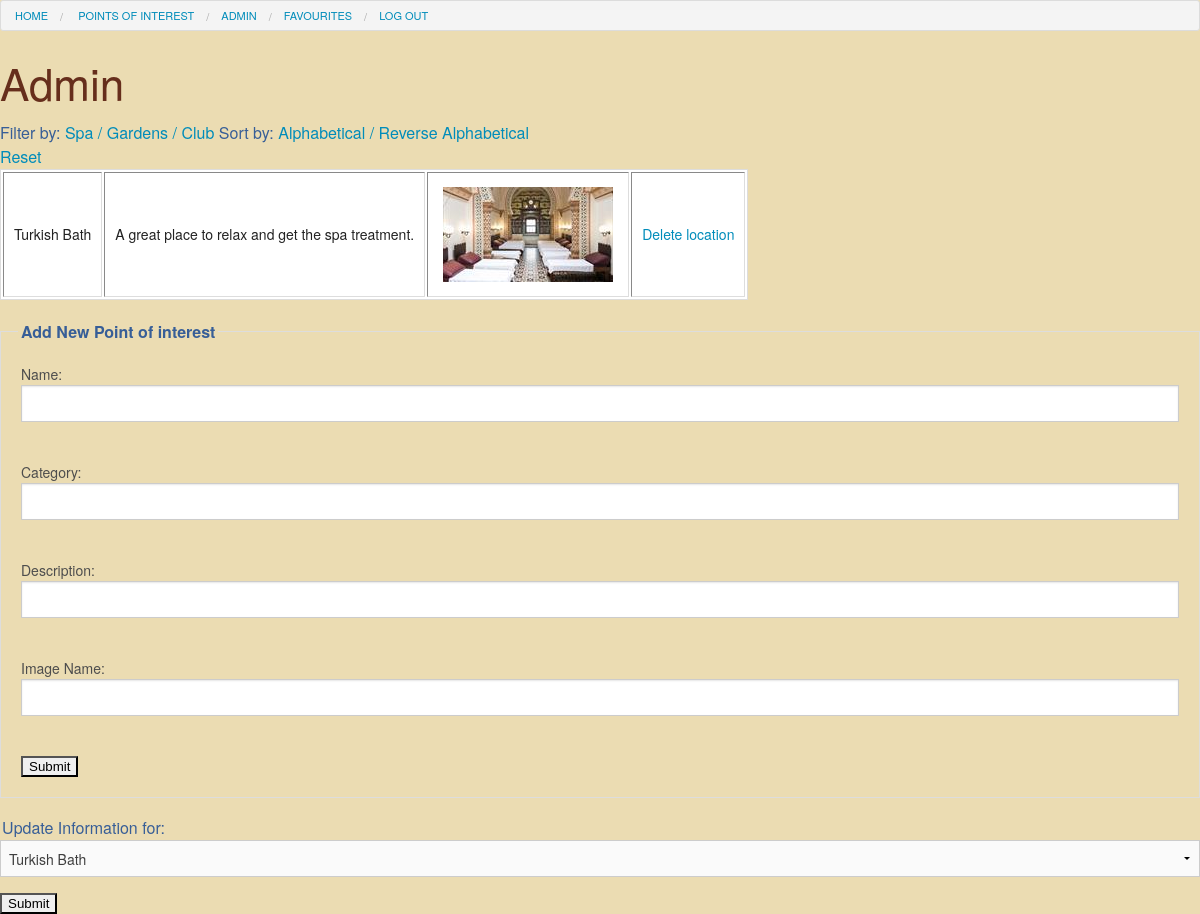
The page /admin.php?cat=Spa (signed in) on the database its author committed.
### admin.php (the view, shortened to what this page needs)
<link rel="stylesheet" href="css/foundation.css" />
<link rel="stylesheet" href="css/main.css" />
<?php
include 'init.php';
if ($_SESSION['admin']==1){
echo "<h1>Admin</h1>";
echo " Filter by:";
?>
<a href="admin.php?cat=Spa"> Spa</a>
<a href="admin.php?cat=Gardens"> / Gardens</a>
<a href="admin.php?cat=Club"> / Club</a>
<?php echo " Sort by:"; ?>
<a href="admin.php?sort=alpha"> Alphabetical</a>
<a href="admin.php?sort=alpharev"> / Reverse Alphabetical</a>
<?php
if ($_GET['sort']== 'alpharev'){
    $query= "SELECT * FROM `Points of Interest` ORDER BY Name DESC";
} else if ($_GET['sort']== 'alpha'){
    $query= "SELECT * FROM `Points of Interest` ORDER BY Name ASC";
} else {
    if (empty($_GET['cat'])){
        $query= "SELECT * FROM `Points of Interest`";
	}else{
	    echo '<br> <a href="admin.php">Reset</a>';
	    $cat=$_GET['cat'];
	    $query= "SELECT * FROM `Points of Interest` WHERE Category = '$cat'";
	}
}
$result =mysqli_query($connection, $query);
echo "<br> <table id='myTable' border='2'><thead></thead>";
echo "<tbody>";
while ($row = mysqli_fetch_assoc($result)){
    echo "<tr></td><td>$row[Name]</td>";
    echo "<td>$row[Description]</td>";
    echo '<td><img src="/Assignment2/images/'.$row['ImageName'] . '"  />';
    echo '<td><a href= "deleteloc.php?id='.$row[poiID].'">Delete location</a></td></tr>';
}
echo "</tbody> </table>";
include 'newpoi.php';
include 'updatelocation.php';
} else {
	header('location:ISDwk9.php');
}
?>

### css/main.css (style rules this page uses)
img { padding: 5px; border: 10px; }
h1 { color: #662e1c; }

### rows shown on the page
points of interest: Name "Turkish Bath", Description "A great place to relax and get the spa treatment.", ImageName (picture)

### other values the page prints
form field id "Turkish Bath"
